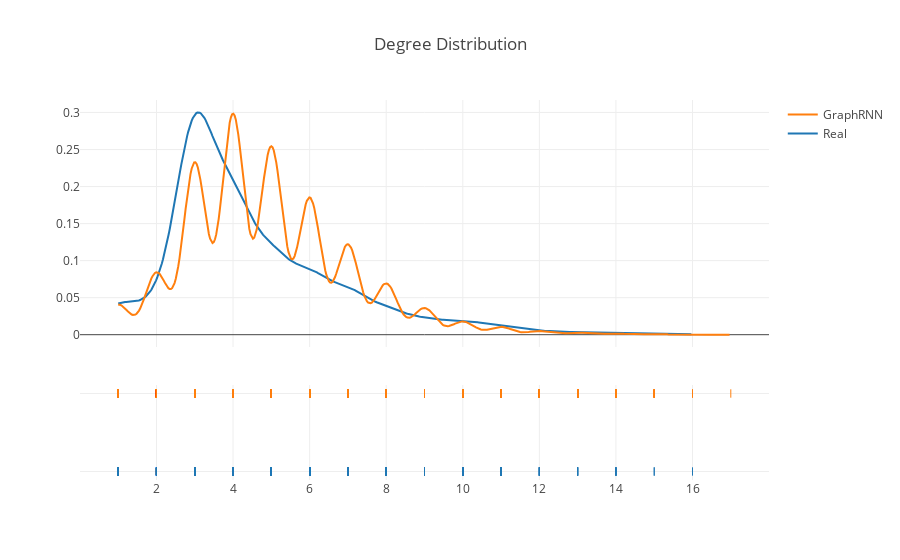

Write notebook code for a chart like this one.
### Code cell
hist_data = [deg_test,deg_pred]
fig = ff.create_distplot(hist_data,['Real','GraphRNN'],show_hist=False)
fig['layout'].update(title='Degree Distribution')
iplot(fig)

### Figure 1 — Plotly figure (JSON) as saved in the notebook; plotly's stock layout.template omitted (floating-point values rounded to 4 significant figures; data arrays with more than 128 entries replaced by an {"elided": "..."} marker saying what was removed)
{"data": [{"legendgroup": "Real", "marker": {"color": "rgb(31, 119, 180)"}, "mode": "lines", "name": "Real", "showlegend": true, "type": "scatter", "uid": "ccbb09e8-e07a-4e94-a6f5-ddde553d5a17", "x": {"elided": "500 float values"}, "xaxis": "x", "y": {"elided": "500 float values"}, "yaxis": "y"}, {"legendgroup": "GraphRNN", "marker": {"color": "rgb(255, 127, 14)"}, "mode": "lines", "name": "GraphRNN", "showlegend": true, "type": "scatter", "uid": "4654e107-7060-4f8b-9062-b1496629e7ec", "x": {"elided": "500 float values"}, "xaxis": "x", "y": {"elided": "500 float values"}, "yaxis": "y"}, {"legendgroup": "Real", "marker": {"color": "rgb(31, 119, 180)", "symbol": "line-ns-open"}, "mode": "markers", "name": "Real", "showlegend": false, "type": "scatter", "uid": "0ce7527b-3b2d-4ab6-a3f2-38f2a3f50f75", "x": {"elided": "2040 int values"}, "xaxis": "x", "y": {"elided": "2040 str values"}, "yaxis": "y2"}, {"legendgroup": "GraphRNN", "marker": {"color": "rgb(255, 127, 14)", "symbol": "line-ns-open"}, "mode": "markers", "name": "GraphRNN", "showlegend": false, "type": "scatter", "uid": "396a1d77-f9a3-4475-8f59-d9a42c9674e2", "x": {"elided": "18145 int values"}, "xaxis": "x", "y": {"elided": "18145 str values"}, "yaxis": "y2"}], "layout": {"barmode": "overlay", "hovermode": "closest", "legend": {"traceorder": "reversed"}, "title": {"text": "Degree Distribution"}, "xaxis": {"anchor": "y2", "domain": [0, 1], "zeroline": false}, "yaxis": {"anchor": "free", "domain": [0.35, 1], "position": 0}, "yaxis2": {"anchor": "x", "domain": [0, 0.25], "dtick": 1, "showticklabels": false}}}
